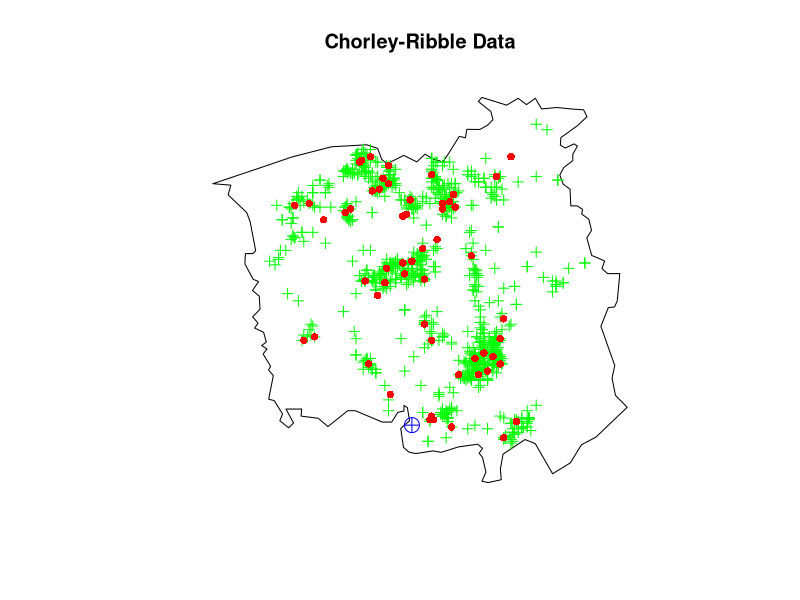
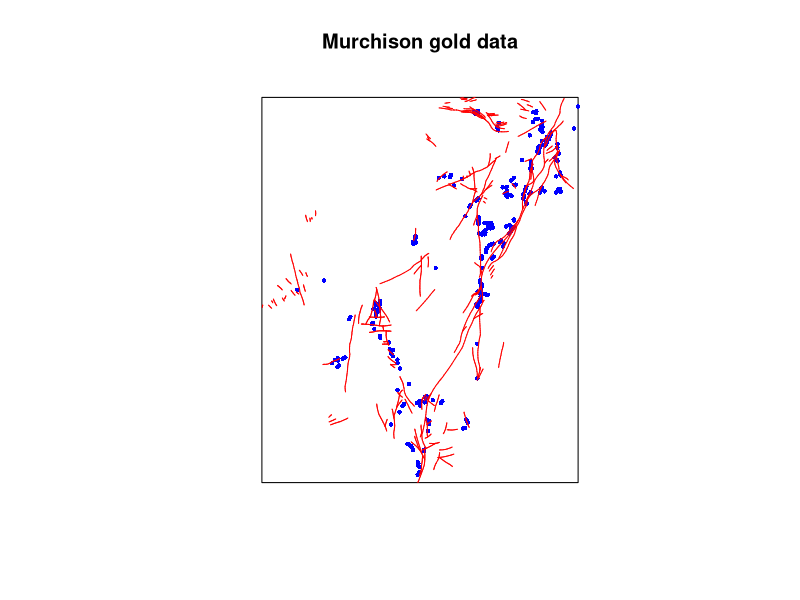
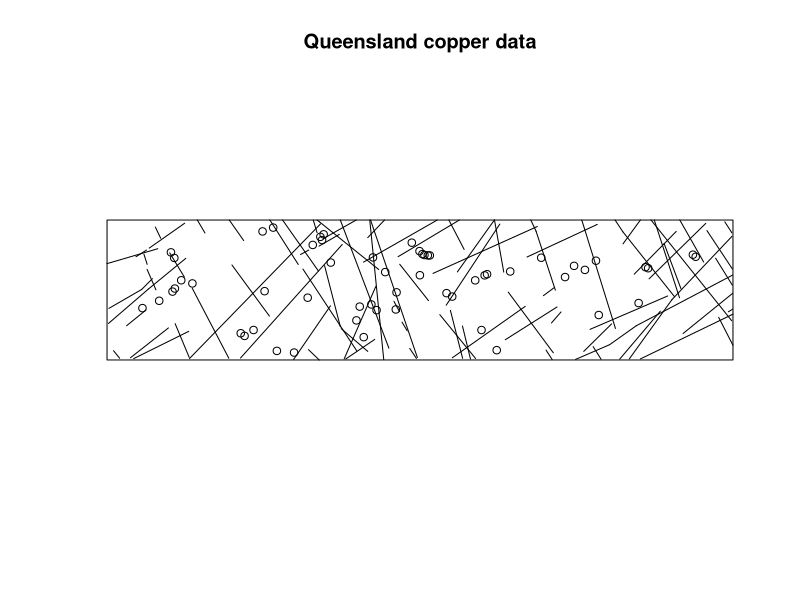
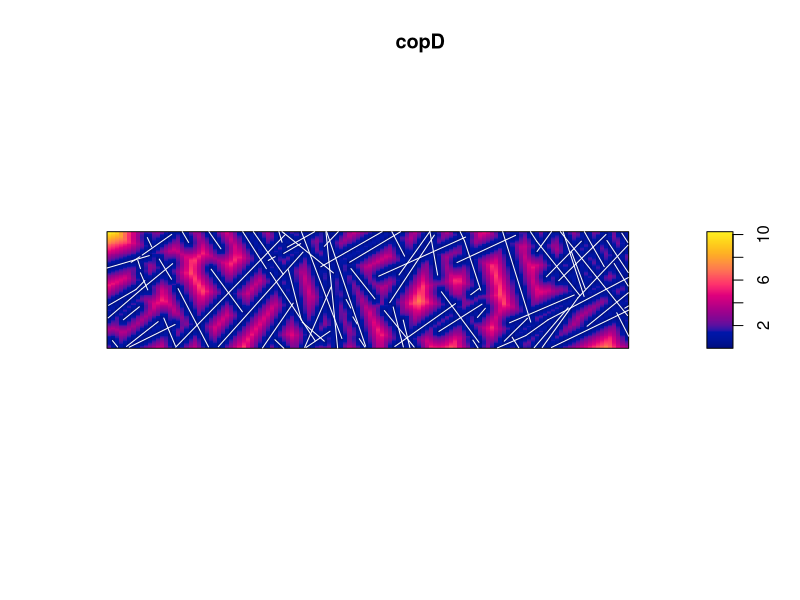
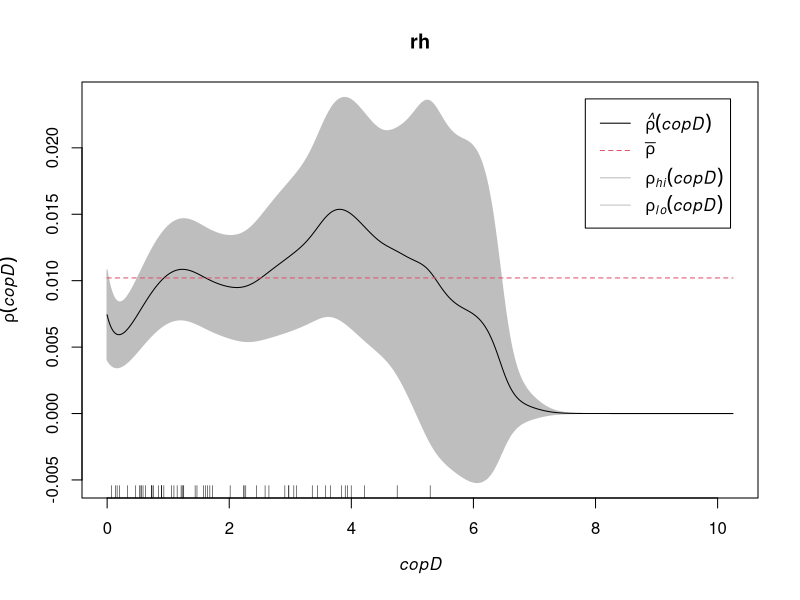
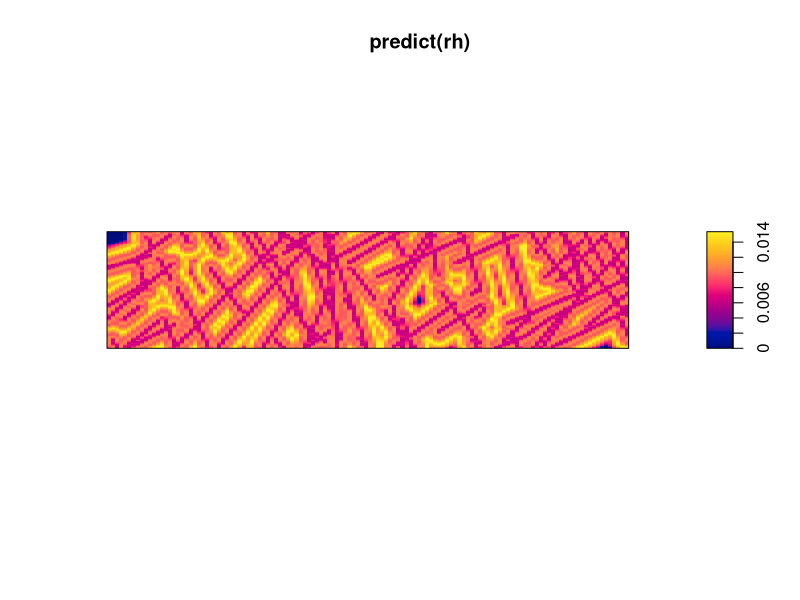
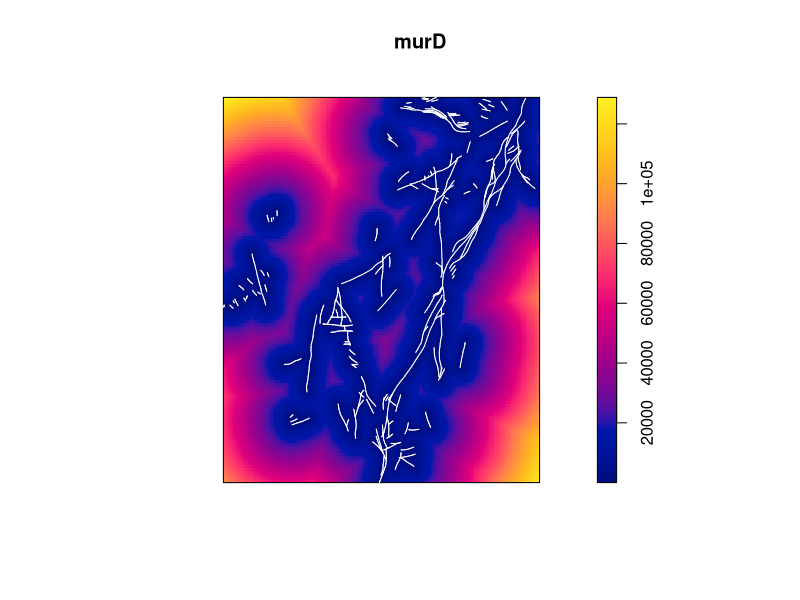
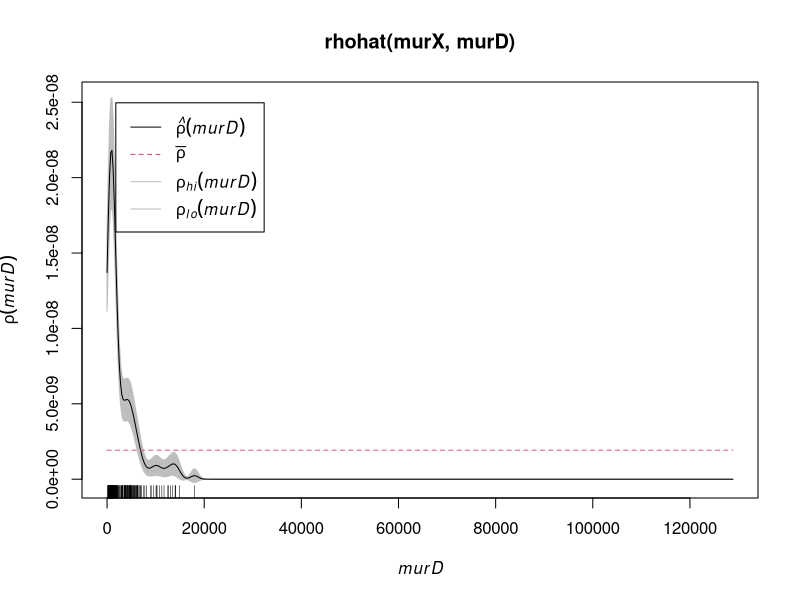

Generate these figures, in order, with R: (Note: this script raises an error after producing the figures.)
#'      Tutorial on analysing spatial point patterns with spatstat
#'                  useR! conference 2015
#' 
#'                   Lecturer's R script 
#'                    Session 3: Models
#' 
#'         Copyright (c) Adrian Baddeley and Ege Rubak 2015
#'
library(spatstat)

chorley.extra$plotit()
#' [Discuss problem]

murX <- murchison$gold
murL <- murchison$faults
plot(murX, main="Murchison gold data", chars=16, cex=0.6, cols="blue")
plot(murL, add=TRUE, col="red")
#' [Discuss problem]

copP <- rotate(copper$SouthPoints, pi/2)
copL <- rotate(copper$SouthLines, pi/2)
plot(copP, main="Queensland copper data")
plot(copL, add=TRUE)

copD <- distmap(copL)
plot(copD)
plot(copL, add=TRUE, col="white")
#' distance to nearest fault

#' 
rh <- rhohat(copP, copD)
plot(rh)
#' [Explain theory]
rh
plot(predict(rh))

#' gold data
murD <- distmap(murL)
plot(murD)
plot(murL, add=TRUE, col="white")

plot(rhohat(murX, murD))

berman.test(copP, copD)
bt <- .Last.value
plot(bt)
#' [Explain theory]

bt2 <- berman.test(copP, copD, which="Z2")
plot(bt2)
#' [Explain theory]

plot(roc(copP, copD))
plot(roc(murX, murD, high=FALSE))
#' ROC plot 

plot(rpoispp(100))
plot(rpoispp(30, nsim=20), main.panel="", mar.panel=1, pch=16)
#' [Point process - 'ensemble']
#' [Poisson properties]

#' [Homogeneous Poisson process is completely specified by its intensity]
intensity(swedishpines)
#' Fit model to data
ppm(swedishpines)
#' No other arguments - assume homogeneous Poisson.
m <- ppm(swedishpines)
class(m)
coef(m)
simulate(m)
#'
lam <- function(x,y) { 400 * exp(-2*(x + y)) }
plot(Y <- rpoispp(lam))
plot(rpoispp(lam, nsim=20), main.panel="", mar.panel=1, pch=16)
#' [Inhomogeneous Poisson process is completely specified by
#' its intensity function.]

#' Fit model. 
ppm(Y ~ x + y)
#' Formula specifies form of **log** intensity
#' [Write out formula before/after fit]
mxy <- ppm(Y ~ x + y)
coef(mxy)

X <- murchison$gold
L <- murchison$faults
X <- rescale(X, 1000, unitname="km")
L <- rescale(L, 1000, unitname="km")
plot(X, main="Murchison gold data", chars=16, cex=0.6, cols="blue")
plot(L, add=TRUE, col="red")
D <- distfun(L)

fitD <- ppm(X ~ D)
fitD
coef(fitD)
#' Fitted coefficients [write formula]
plot(effectfun(fitD, "D"))
confint(fitD)
vcov(fitD)
plot(predict(fitD))
plot(simulate(fitD))

#' test for significance of effect
fit0 <- ppm(X ~ 1)
fit0
anova(fit0, fitD, test="LR")

#'
copP <- rotate(copper$SouthPoints, pi/2)
copL <- rotate(copper$SouthLines, pi/2)
plot(copP, main="Queensland copper data")
plot(copL, add=TRUE)
#'
copD <- distmap(copL)
cfD <- ppm(copP ~ copD)
cf0 <- ppm(copP ~ 1)
anova(cf0, cfD, test="LR")

#' model selection
cfD3 <- ppm(copP ~ polynom(copD, 3))
cfD3
step(cfD3)
